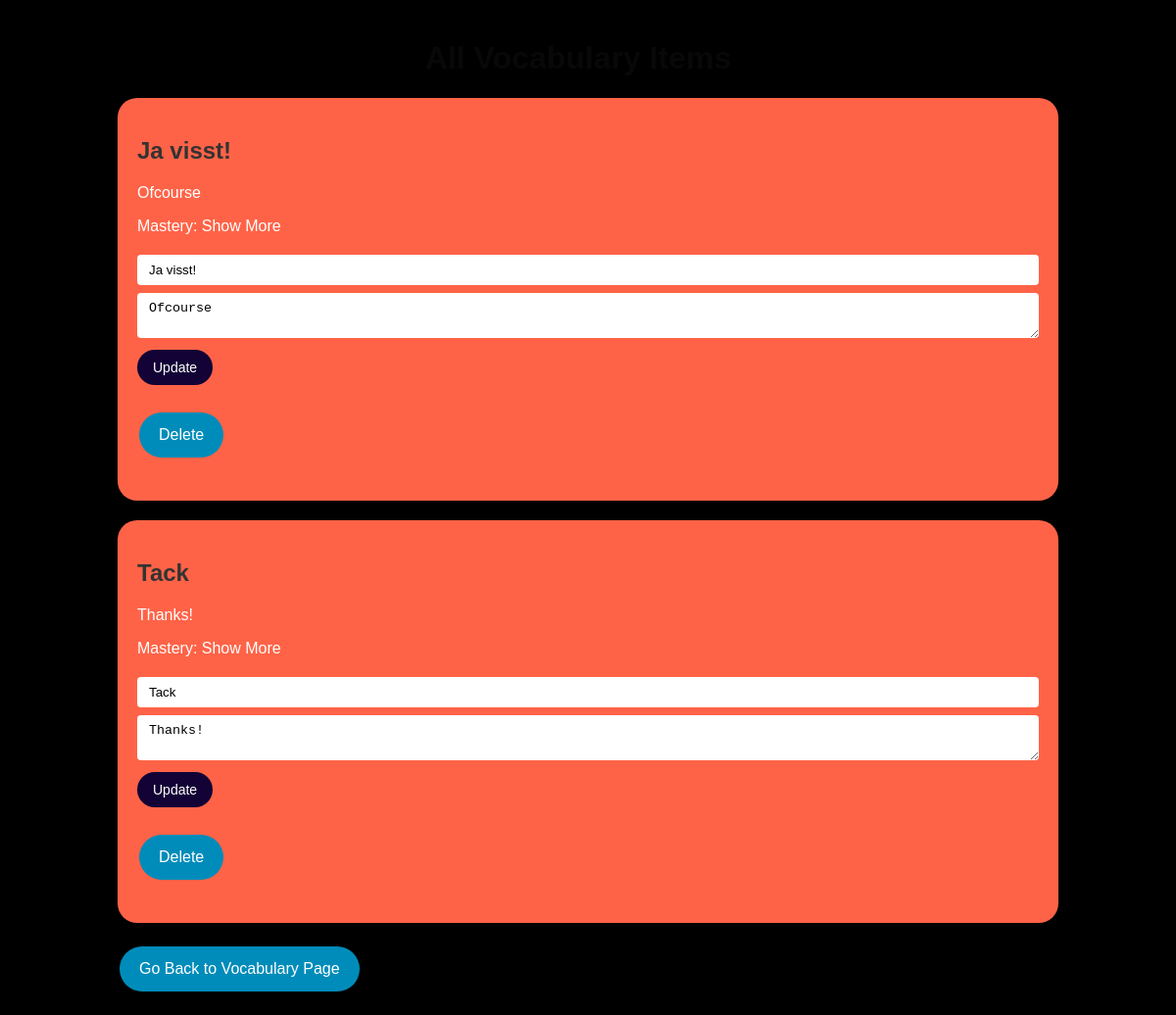
The page /vocabulary/all (signed in) on the database its author committed.
### language_learning_platform/models/models.py (models this page shows, shortened)
class Vocabulary(db.Model):
    __tablename__ = 'vocabulary'
    id = db.Column(db.Integer, primary_key=True)
    title = db.Column(db.String(80), nullable=False)
    description = db.Column(db.String(200), nullable=False)
    mastery = db.Column(db.String(20), nullable=False, default='Show More')

### language_learning_platform/routes/vocabulary.py (the view)
@vocabulary.route('/all', methods=['GET'])
@login_required
def all_vocabulary():
    vocab_items = Vocabulary.query.all()
    return render_template('all_vocabulary.html', items=vocab_items)

### main.py (called while the page is built)
@login_manager.user_loader
def load_user(user_id):
    return User.query.get(int(user_id))

### templates/all_vocabulary.html (shortened to what this page needs)
{% extends 'base.html' %}
{% block content %}
<div style="text-align: center; margin-right: 20px;">
    <h1 style="color: #080808;">All Vocabulary Items</h1>
</div>
{% for item in items %}
    <div class="item-card">
        <h2>{{ item.title }}</h2>
        <p>{{ item.description }}</p>
        <p>Mastery: {{ item.mastery }}</p>
        <div class="item-form">
            <form method="POST" action="{{ url_for('vocabulary.update_vocabulary', id=item.id) }}">
                <input type="text" name="title" value="{{ item.title }}" required>
                <textarea name="description" required>{{ item.description }}</textarea>
                <input type="submit" value="Update">
            </form>
        </div>
        <form method="POST" action="{{ url_for('vocabulary.delete_vocabulary', id=item.id) }}">
            <input class="button" type="submit" value="Delete">
        </form>
    </div>
{% endfor %}
<a href="{{ url_for('vocabulary.vocabulary_page') }}" class="button">Go Back to Vocabulary Page</a>
{% endblock %}

### templates/base.html (shortened to what this page needs)
<!DOCTYPE html>
<html>
<head>
    <link rel="stylesheet" type="text/css" href="{{ url_for('static', filename='style.css') }}">
</head>
<body>
    <div class="container">
        {% block content %}
        {% endblock %}
    </div>
</body>
</html>

### static/style.css (style rules this page uses)
body { font-family: Arial, sans-serif; margin: 0; padding: 0; background-color: #f1f1f1; }
.container { width: 80%; margin: 0 auto; padding: 20px; }
h1, h2, h3 { color: #333; }
a { color: #0066cc; text-decoration: none; }
form { margin-bottom: 20px; }

### templates/all_vocabulary.html (style rules this page uses)
body { background-color: black; }
.item-card { background-color: #ff6347; border-radius: 20px; padding: 20px; margin-bottom: 20px; color: white; }
.button { background-color: #008CBA; border: none; color: white; padding: 14px 20px; text-align: center; text-decoration: none; display: inline-block; font-size: 16px; margin: 4px 2px; cursor: pointer; border-radius: 50px; }
.item-form { margin-bottom: 20px; }
.item-form input[type=text], .item-form textarea { width: 100%; padding: 8px 12px; margin: 4px 0; box-sizing: border-box; border: none; border-radius: 4px; }
.item-form input[type=submit] { background-color: #120236; color: white; padding: 10px 16px; margin: 4px 0; border: none; border-radius: 50px; cursor: pointer; font-size: 14px; }

### rows shown on the page
Vocabulary: title "Ja visst!", description "Ofcourse", mastery "Show More"
Vocabulary: title "Tack", description "Thanks!", mastery "Show More"
